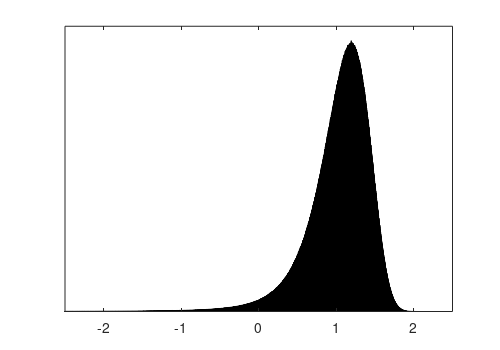

MATLAB code for this plot:
function FIG_nongaussian_histogram

addpath('../../../core');

Z=randn(1,5e7);
Z2=log(abs(Z+3));
figure; hist(Z2,10000);
xlim([-2.5,2.5]);
set(gcf,'Color','w');
set(gca,'ytick',[])

set(gcf,'paperposition',[0,0,5,3.5]);
print('../nongaussian_histogram.eps','-depsc2');

end
